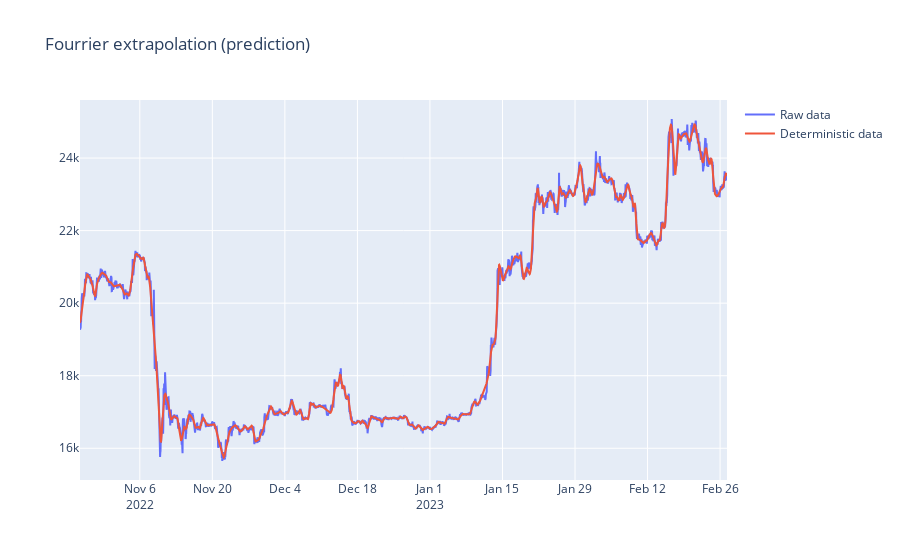

Notebook code cell kept with this figure:
### Code cell
df['deterministic_component'] = deterministic_component
df['stochastic_component'] = stochastic_component
df['deterministic_component_diff'] = df['deterministic_component'].diff()
df.dropna(inplace=True)

fig = make_subplots(
    rows=1, cols=1
)

fig.add_trace(
    go.Scatter(
        name="Raw data",
        x=df.index,
        y=df["Close"],
    ),
    row=1,
    col=1,
)
fig.add_trace(
    go.Scatter(
        name="Deterministic data",
         x=df.index,
         y=df["deterministic_component"],
    ),
    row=1,
    col=1,
)
fig.update_layout(
    xaxis_rangeslider_visible=False,
    showlegend=True,
    title_text="Fourrier extrapolation (prediction)",
)

### Figure 1 — Plotly figure (JSON) as saved in the notebook; plotly's stock layout.template omitted (floating-point values rounded to 4 significant figures; data arrays with more than 128 entries replaced by an {"elided": "..."} marker saying what was removed)
{"data": [{"name": "Raw data", "type": "scatter", "x": {"elided": "2998 str values"}, "xaxis": "x", "y": {"elided": "2998 float values"}, "yaxis": "y"}, {"name": "Deterministic data", "type": "scatter", "x": {"elided": "2998 str values"}, "xaxis": "x", "y": {"elided": "2998 float values"}, "yaxis": "y"}], "layout": {"showlegend": true, "title": {"text": "Fourrier extrapolation (prediction)"}, "xaxis": {"anchor": "y", "domain": [0, 1], "rangeslider": {"visible": false}}, "yaxis": {"anchor": "x", "domain": [0, 1]}}}
